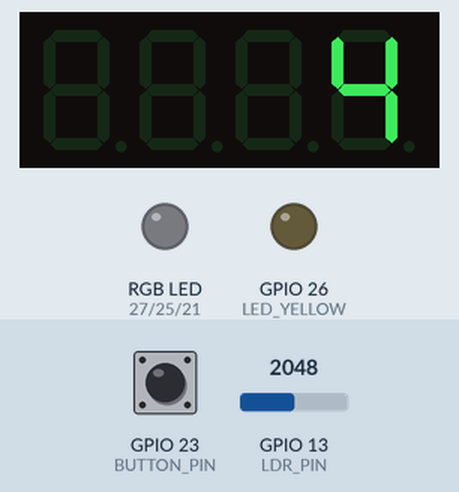
The program below on a simulated ESP32. On the bench: 4-digit seven-segment display, an RGB LED mixed from three pins (HIGH = lit), output pins drawn as LEDs (lit = HIGH). Dashed ring = blinking. The inputs (shaded band) are chosen by the test bench; at power-on: GPIO 13 (LDR_PIN) = 2048, GPIO 23 (BUTTON_PIN) HIGH. What the program prints to the serial monitor is not drawn.

Above: at 1.6 s.
1.7 s: GPIO 13 (LDR_PIN) set to 222
3.5 s: GPIO 13 (LDR_PIN) set to 191
At 6.3 s:
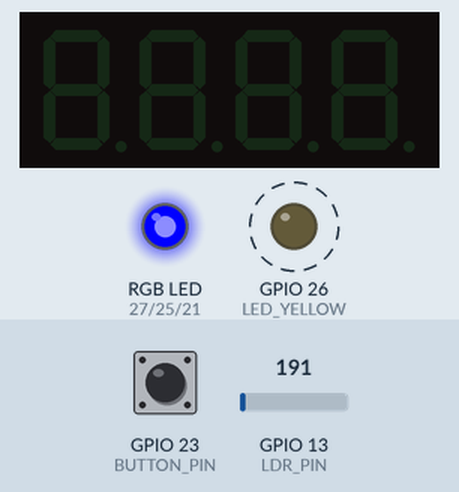
6.5 s: GPIO 23 (BUTTON_PIN) pulled LOW for 0.15 s
At 8.3 s:
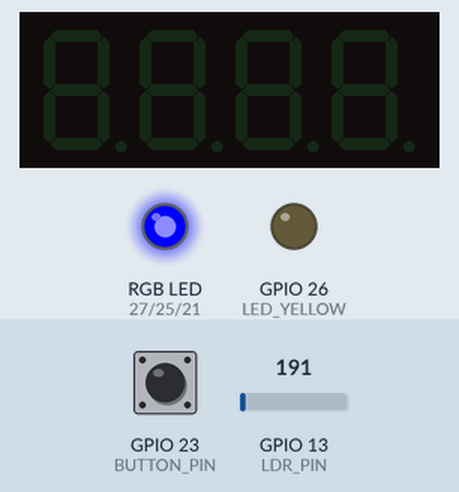
9.6 s: GPIO 13 (LDR_PIN) set to 491
At 10.3 s:
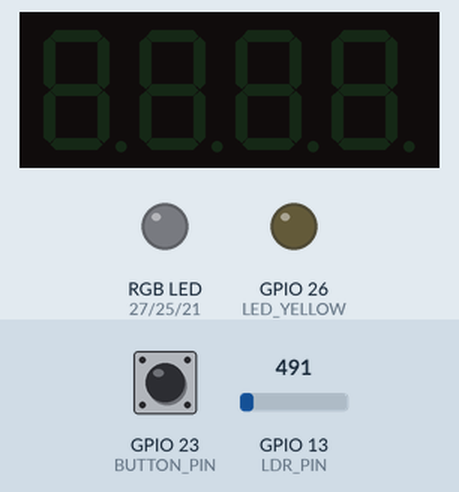
12.6 s: GPIO 23 (BUTTON_PIN) pulled LOW for 1 s
At 13.4 s:
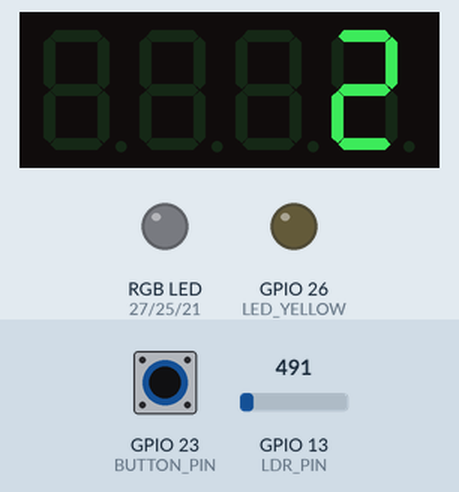
Timing chart, 0 to 15.6 s (numbered marks = the images above; inputs shaded):
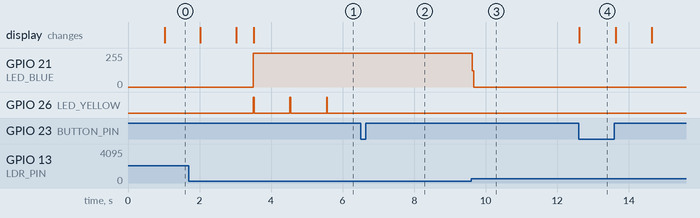

Measured:
- the behaviour switches between 205 and 204 on GPIO 13 (LDR_PIN) (found by bisection; images 0 and 1)
- after the input at 3.5 s, GPIO 21 (LED_BLUE): 0/255 → 255/255 at once; GPIO 26 (LED_YELLOW): alternates HIGH for 0.02 s and LOW for 1.0 s, starting at once
- after the input at 6.5 s, GPIO 26 (LED_YELLOW): stops changing and stays LOW
- after the input at 9.6 s, GPIO 21 (LED_BLUE): 255/255 → 0/255 at once
- after the input at 12.6 s, the display: first changes at once (image 4 shows a later state)

The program:

main.cpp
```cpp
#include <Arduino.h>
#include <TM1637Display.h>

// Định nghĩa chân kết nối
#define BUTTON_PIN 23
#define LED_BLUE 21
#define LED_GREEN 25
#define LED_YELLOW 26
#define LED_RED 27
#define LDR_PIN 13
#define CLK 18
#define DIO 19

// Khởi tạo đối tượng hiển thị TM1637
TM1637Display display(CLK, DIO);

// Biến toàn cục
int buttonState = 0;
int lastButtonState = HIGH;
bool displayOn = true;
int ldrValue = 0;
int countdown = 5; // Bắt đầu đếm từ 5
unsigned long previousMillis = 0;
const long interval = 1000; // Thời gian đếm lùi (1 giây)
unsigned long blinkMillis = 0;
const long blinkInterval = 500; // Tốc độ nhấp nháy đèn vàng
const long debounceDelay = 50; // Thời gian chống rung nút
unsigned long lastDebounceTime = 0;
bool yellowBlinkState = false; // Trạng thái nhấp nháy của đèn vàng
bool lightStateChanged = true; // Theo dõi thay đổi trạng thái đèn

enum TrafficLightState { GREEN, YELLOW, RED }; // Trạng thái đèn giao thông
TrafficLightState lightState = GREEN;         // Đèn bắt đầu từ xanh

void resetLights() {
    digitalWrite(LED_GREEN, LOW);
    digitalWrite(LED_YELLOW, LOW);
    digitalWrite(LED_RED, LOW);
    digitalWrite(LED_BLUE, LOW);
}

void setup() {
    // Cài đặt chế độ cho các chân
    pinMode(BUTTON_PIN, INPUT_PULLUP);
    pinMode(LED_BLUE, OUTPUT);
    pinMode(LED_GREEN, OUTPUT);
    pinMode(LED_YELLOW, OUTPUT);
    pinMode(LED_RED, OUTPUT);
    pinMode(LDR_PIN, INPUT);

    // Cấu hình hiển thị
    display.setBrightness(0x0F); // Độ sáng tối đa
    display.showNumberDec(countdown);

    // Khởi động Serial để debug
    Serial.begin(115200);
    Serial.println("Hệ thống đèn giao thông khởi động...");
}

void checkButton(unsigned long currentMillis) {
    buttonState = digitalRead(BUTTON_PIN);
    if (buttonState == LOW && lastButtonState == HIGH && (currentMillis - lastDebounceTime) > debounceDelay) {
        displayOn = !displayOn;
        if (!displayOn) {
            display.clear();
        } else {
            display.showNumberDec(countdown >= 0 ? countdown : 0);
        }
        lastDebounceTime = currentMillis;
    }
    lastButtonState = buttonState;
}

void nightMode(float ldrLux) {
    resetLights();
    digitalWrite(LED_BLUE, HIGH); // Bật đèn xanh dương (chế độ ban đêm)

    if (displayOn) display.clear(); // Tắt màn hình hiển thị
    Serial.println("Chế độ ban đêm: Bật đèn xanh dương (BLUE)");
}

void warningMode(unsigned long currentMillis) {
    resetLights();
    digitalWrite(LED_BLUE, HIGH); // Bật đèn xanh dương sáng liên tục

    if (currentMillis - blinkMillis >= blinkInterval) {
        blinkMillis = currentMillis;
        yellowBlinkState = !yellowBlinkState;
        digitalWrite(LED_YELLOW, yellowBlinkState);
    }

    if (displayOn) display.clear(); // Tắt màn hình hiển thị
    Serial.println("Chế độ cảnh báo: Đèn vàng nhấp nháy, đèn xanh dương bật");
}

void trafficLightCycle(unsigned long currentMillis) {
    if (currentMillis - previousMillis >= interval) {
        previousMillis = currentMillis;
        countdown--;

        if (countdown < 0) {
            switch (lightState) {
                case GREEN:
                    lightState = YELLOW;
                    countdown = 3;
                    lightStateChanged = true;
                    break;
                case YELLOW:
                    lightState = RED;
                    countdown = 5;
                    lightStateChanged = true;
                    break;
                case RED:
                    lightState = GREEN;
                    countdown = 5;
                    lightStateChanged = true;
                    break;
            }
        }

        if (displayOn) {
            display.showNumberDec(countdown >= 0 ? countdown : 0);
        }

        Serial.print("LDR Lux: ");
        Serial.print(analogRead(LDR_PIN));
        Serial.print(" | Tín hiệu: ");
        switch (lightState) {
            case GREEN:
                Serial.println("XANH (GREEN)");
                break;
            case YELLOW:
                Serial.println("VÀNG (YELLOW)");
                break;
            case RED:
                Serial.println("ĐỎ (RED)");
                break;
        }
    }

    if (lightStateChanged) {
        resetLights();
        switch (lightState) {
            case GREEN:
                digitalWrite(LED_GREEN, HIGH);
                break;
            case YELLOW:
                digitalWrite(LED_YELLOW, HIGH);
                break;
            case RED:
                digitalWrite(LED_RED, HIGH);
                break;
        }
        lightStateChanged = false;
    }
}

void loop() {
    unsigned long currentMillis = millis();

    // Đọc giá trị cảm biến ánh sáng (LDR) và chuyển đổi sang lux
    int ldrRaw = analogRead(LDR_PIN);
    float ldrLux = map(ldrRaw, 0, 4095, 0, 1000); // Giả định 0-4095 tương ứng 0-1000 lux (ESP32)

    checkButton(currentMillis);

    if (ldrLux < 10) {
        nightMode(ldrLux);
    } else if (ldrLux < 50) {
        warningMode(currentMillis);
    } else {
        resetLights();
        trafficLightCycle(currentMillis);
    }
}
```
